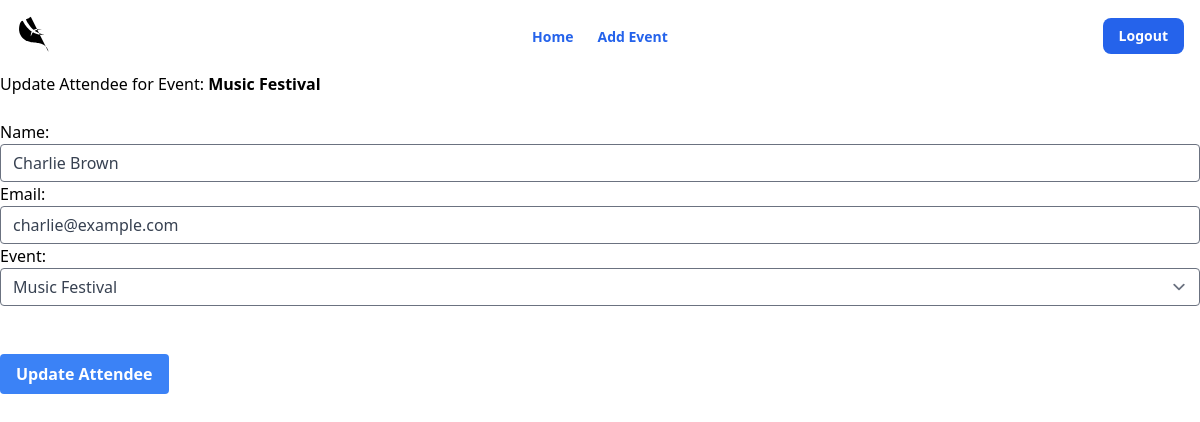
/events/8/attendee/10/update/ (signed in), run on the app's committed database.
### event_manager/models.py (models this page shows, shortened)
class Event(models.Model):
    name = models.CharField(max_length=200)
    description = models.TextField()
    location = models.CharField(max_length=200)
    date = models.DateField()
    def __str__(self):
        return self.name

class Attendee(models.Model):
    name = models.CharField(max_length=100)
    email = models.EmailField(unique=True)
    event = models.ForeignKey(Event, on_delete=models.CASCADE, related_name="attendees")

### event_manager/views.py (the view)
# urls.py: path('events/<int:event_id>/attendee/<int:attendee_id>/update/', update_attendee, name='update_attendee'),
@login_required
def update_attendee(request, event_id, attendee_id):
    event = get_object_or_404(Event, id=event_id)  # Retrieve the event by its ID
    attendee = get_object_or_404(Attendee, id=attendee_id, event=event)  # Retrieve the attendee within the event
    if request.method == 'POST':
        form = AttendeeForm(request.POST, instance=attendee)  # Pre-populate form with the existing attendee data
        if form.is_valid():
            form.save()  # Save the updated attendee details
            return redirect('attendee_list', event_id=event.id)  # Redirect to attendee list after update
    else:
        form = AttendeeForm(instance=attendee)  # Show the existing data in the form
    return render(request, 'update_attendee.html', {'form': form, 'event': event, 'attendee': attendee})

### event_manager/froms.py
class AttendeeForm(forms.ModelForm):
    class Meta:
        model = Attendee
        fields = ['name', 'email', 'event']  # Include 'event' as it's now part of the form
        widgets = {
            'name': forms.TextInput(attrs={
                "class": "shadow appearance-none border rounded w-full py-2 px-3 text-gray-700 leading-tight focus:outline-none focus:shadow-outline",
                "placeholder": "Enter attendee name here..."
            }),
            'email': forms.EmailInput(attrs={
                "class": "shadow appearance-none border rounded w-full py-2 px-3 text-gray-700 leading-tight focus:outline-none focus:shadow-outline",
                "placeholder": "Enter attendee email here..."
            }),
            'event': forms.Select(attrs={
                "class": "shadow appearance-none border rounded w-full py-2 px-3 text-gray-700 leading-tight focus:outline-none focus:shadow-outline"
            }),
        }

### templates/update_attendee.html (shortened to what this page needs)
{% extends "index.html" %}
{% block content %}
<h1>Update Attendee for Event: <strong>{{ event.name }}</strong></h1>
<br>
<form method="post">
    {{ form.as_p }}
    <br>
    <br>
    <button class="bg-blue-500 hover:bg-blue-700 text-white font-bold py-2 px-4 rounded" type="submit">
        Update Attendee
    </button>
</form>
{% endblock %}

### data on the page
Event: name "Music Festival"
Attendee: name "Charlie Brown", email "charlie@example.com", event "Music Festival"
